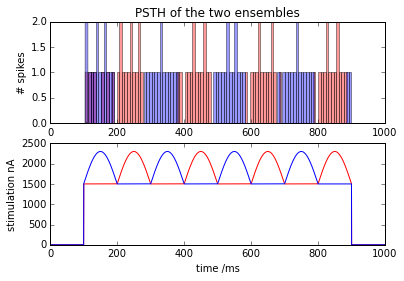

Recreate this plot in Python.
# -*- coding: utf-8 -*-
"""
Created on Tue Dec  1 16:27:21 2015

@author: pohsuanhuang

Two neuron with self-excitation inhibits each other with a phase shift of 
180 degree. The control gourp is the second neuron in each gourp NE1, NE2.

comparing control group and mutual inhibition group found we the inhibitoroy 
effect indeed took place in our setting.



"""

import nest
import pylab as pl



# Simulation parameters

simtime = 1000.0

resl = 0.1  # ms

''' Neurons specs '''

pop1 = 2 

pop1_NI = int(pop1*0.0)

pop1_NE = int(pop1*1.0)

pop2 = 2

pop2_NI = int(pop1*0.0)

pop2_NE = int(pop1*1.0)

''' Neuron Model Property '''
C_m     =  281.0   #[pF] membrane capacity
tau_w   =  144.0   #[ms] Adaptation time constant
V_th   =  -50.4   #[mV] threshold for firing
peak    =  20.0   #[mV] spike detection threshold (must be larger than V_th)
t_ref   =  2.0    #[ms] refractory period
E_L     = -70.6    #[mV] resting potential

''' Synapse Model Property'''
delay   = 0.1 #1.5             #[ms] synaptic delay
J_ex_mean  =  0.1
g       = 200.0             #ratio between inh. and exc.
J_in_mean    = -g*J_ex_mean  #[mV] inh. synaptic strength

''' Uniform noise to evoke oscillation'''
J_ex_ee       =2*J_ex_mean * pl.rand(pop1_NE,pop1_NE)   #J_ex  ex->ex
J_ex_ii       =2*J_ex_mean * pl.rand(pop1_NI,pop1_NI)    #J_ex   in->in
J_ex_ei       =2*J_ex_mean * pl.rand(pop1_NI,pop1_NE)    #J_ex  ex->in
J_in_ie       = 2*J_in_mean * pl.rand(pop1_NE,pop1_NI)    #J_in  in->ex
J_in_ii       = 2*J_in_mean * pl.rand(pop1_NI,pop1_NI)    #J_in  in->ex



''' Network Noise Property '''
eta    = 2.0                 # fraction of ext. input
nu_th  = pl.absolute(V_th)/(J_ex_mean*tau_w) #[kHz] ext. rate
nu_ext = eta*nu_th           #[kHz] exc. ext. rate
p_rate = 1000.0*nu_ext       #[Hz] ext. Poisson rate

''' Stimulation specs '''

amplitude =800.0  #pA
start = 200.0
stop = 800.0

phase1 = 0

phase2 = 2*pl.pi/2

f = 0.005 # kKHz frequency of the injecting current 

def amp(amp,dt,f,phase):
    import pylab as pl
    return amp*pl.sin(f*(2*pl.pi)*dt+phase)*(pl.sign(pl.sin(f*(2*pl.pi)*dt+phase))==1)+1500

    
start = 100.0

stop = 900.0



nest.ResetKernel()
nest.SetKernelStatus({"resolution": resl,"overwrite_files" : True})


''' Set defaults'''

nest.SetDefaults("aeif_cond_alpha", {"C_m"  : C_m,
                                   "tau_w": tau_w,
                                   "E_L"  : E_L,
                                   "V_th" : V_th,'V_peak':peak,'t_ref':2.0})
                                   
                                   
                                   
                                   

'''Create nodes'''

''' stimulators'''
pg = nest.Create('poisson_generator',params={'rate':p_rate})

ampvec =pl.vectorize(amp)
t1 = pl.arange(start,stop,resl)
t2 = t1
v1 = ampvec(amplitude,t1,f,phase1)
v2 = ampvec(amplitude,t2,f,phase2)

g0   = [0.0]*int(100/resl)
gend = [0.0]*int(100/resl)
v1=pl.transpose(v1).tolist()
v2=pl.transpose(v2).tolist()


t1 = pl.arange(0.0,1000.0,resl)
t2 = t1
v1 = g0 + v1 + gend
v2 = g0 + v2 + gend

dc1 = nest.Create('step_current_generator',1,params={"start":start, "stop":stop, 'amplitude_times':t1, 'amplitude_values':v1})
dc2 = nest.Create('step_current_generator',1,params={"start":start, "stop":stop, 'amplitude_times':t2, 'amplitude_values':v2})

''' neurons'''

#NI1= nest.Create('aeif_cond_alpha',pop1_NI)
NE1= nest.Create('aeif_cond_alpha',pop1_NE)
sp1 = nest.Create('spike_detector',2, {"withtime": True,
                                    "withgid" : True,
                                    "to_file" : True})

#NI2= nest.Create('aeif_cond_alpha',pop2_NI)
NE2= nest.Create('aeif_cond_alpha',pop2_NE)

sp2 = nest.Create('spike_detector',2, {"withtime": True,
                                    "withgid" : True,
                                    "to_file" : True})



'''Create connections'''

''' Set defaults'''
nest.SetDefaults("static_synapse", {"delay": delay})
nest.CopyModel("static_synapse", "excitatory",{"weight": J_ex_mean})
nest.CopyModel("static_synapse", "inhibitory",{"weight": J_in_mean})
conn_params = {'rule': 'all_to_all'}

''' connect ensemble  '''


nest.Connect(dc1,NE1,conn_params)
nest.Connect(pg,NE1,conn_params)


nest.Connect(dc2,NE2,conn_params)
nest.Connect(pg,NE2,conn_params)


'''' population activities of the two ensembles compete for the contorl of the super neuron'''
NE1_cond = [NE1[0]]
NE2_cond = [NE2[0]]
 
nest.Connect(NE1_cond, NE2_cond,conn_params, "inhibitory")
nest.Connect(NE1_cond, NE1_cond,conn_params, "excitatory")
nest.Connect(NE2_cond, NE2_cond,conn_params, "excitatory")
nest.Connect(NE2_cond, NE1_cond,conn_params, "inhibitory")
#nest.Connect(NE1[0], NE2[0],conn_params, "inhibitory")
#nest.Connect(NE1[0], NE1[0],conn_params, "excitatory")
#nest.Connect(NE2[0], NE2[0],conn_params, "excitatory")
#nest.Connect(NE2[0], NE1[0],conn_params, "inhibitory")


''' Recording spikes '''


''' recording from all'''

'''
Note that we enclose the IDs of the neurons in square brackets,
because Connect expects a list of IDs.
''' 

nest.Connect(NE1, [sp1[0]],conn_params,"excitatory")  

nest.Connect(NE2, [sp2[0]],conn_params, "excitatory")

''' recording from connected group '''
nest.Connect([NE1[0]], [sp1[1]],conn_params,"excitatory")

nest.Connect([NE2[0]], [sp2[1]],conn_params, "excitatory")


''' simulation '''
nest.Simulate(simtime)

print 'simulaiton time:'




''' Plotting '''
    
senders1 = nest.GetStatus([sp1[0]],'events')[0]['senders']
senders2 = nest.GetStatus([sp2[0]],'events')[0]['senders']
spikes1 = nest.GetStatus([sp1[0]],'events')[0]['times']  # of ensemble 1
spikes2 = nest.GetStatus([sp2[0]],'events')[0]['times']  # of ensemble 2


sp_con1 = nest.GetStatus([sp1[1]],'events')[0]['times']  # of ensemble 1
sp_con2 = nest.GetStatus([sp2[1]],'events')[0]['times']  # of ensemble 2


pl.subplot(211)
hist_1=pl.hist(sp_con1,bins = 100,alpha = 0.4,color='red',label = 'PSTH1') #return a tuple,[ value, edge  ]
pl.hold(True)
hist_2=pl.hist(sp_con2,bins = 100,alpha = 0.4,color='blue',label = 'PSTH2') #return a tuple,[ value, edge  ]
pl.title('PSTH of the two ensembles')
pl.ylabel('# spikes')
pl.axis([0,1000.0,0, pl.amax(hist_1[0])])

pl.subplot(212)
pl.plot(t1,v1,'r')
pl.plot(t2,v2,'b')
pl.ylabel('stimulation nA')
pl.xlabel('time /ms')

pl.legend()
pl.show()


pl.figure(2)
pl.scatter(spikes1,senders1,s=4,color='r',label='1')
pl.hold(True)
pl.scatter(spikes2,senders2,s=4,color='b',label='2')
pl.title('spikes  of the two ensembles')
pl.xlabel('time /ms')
pl.ylabel('n_th neuron')

pl.legend()
pl.show()
pl.plot()
